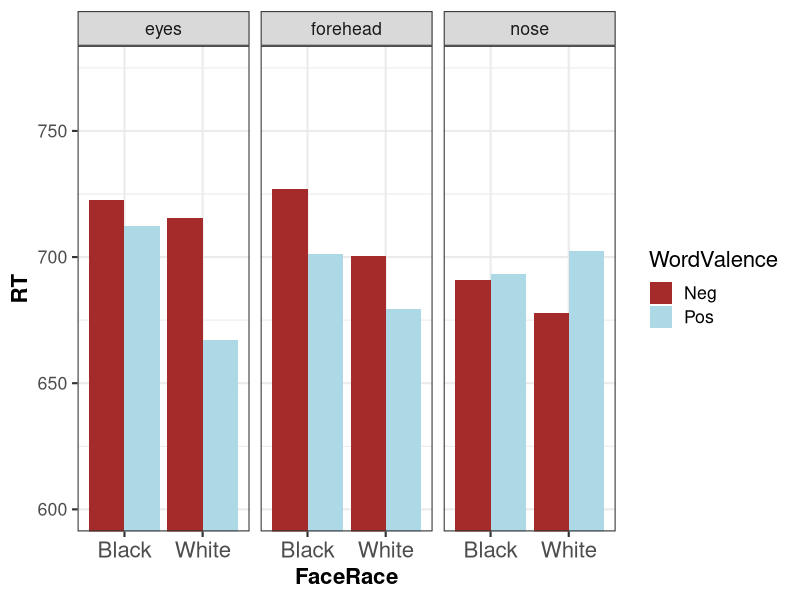
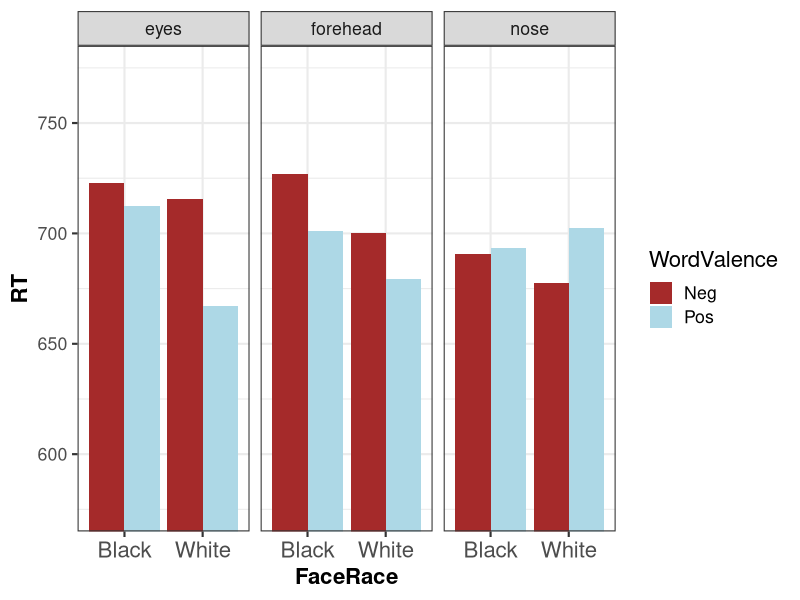
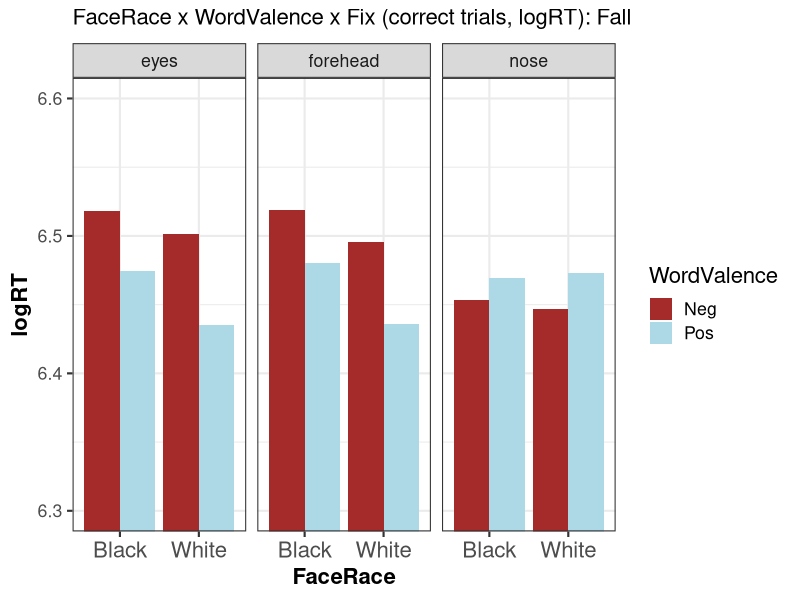
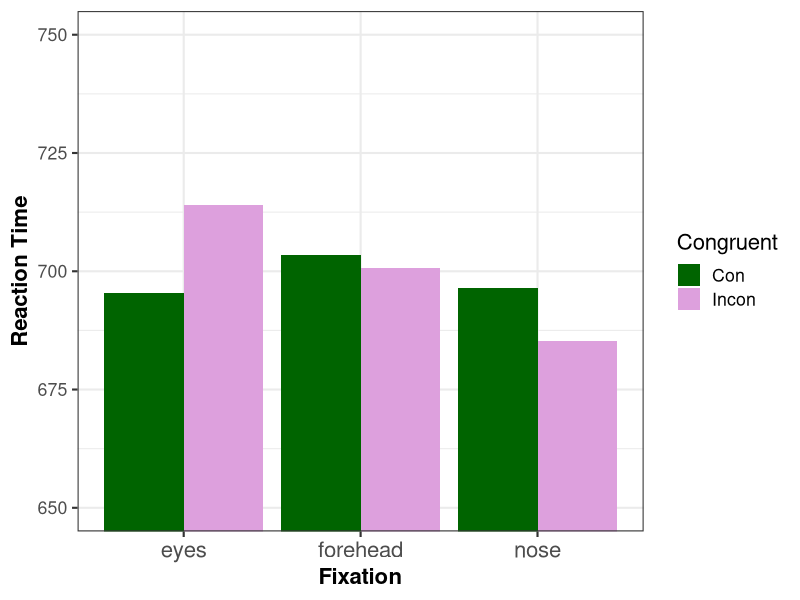
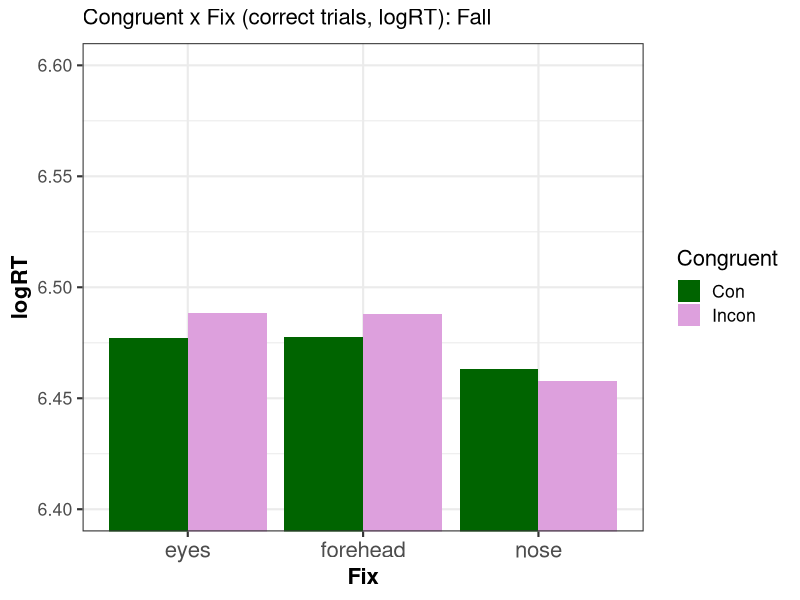
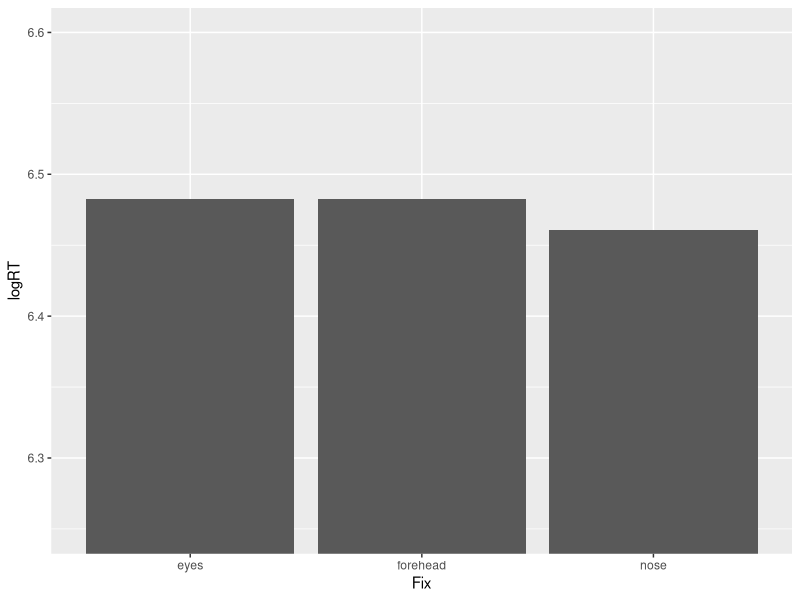
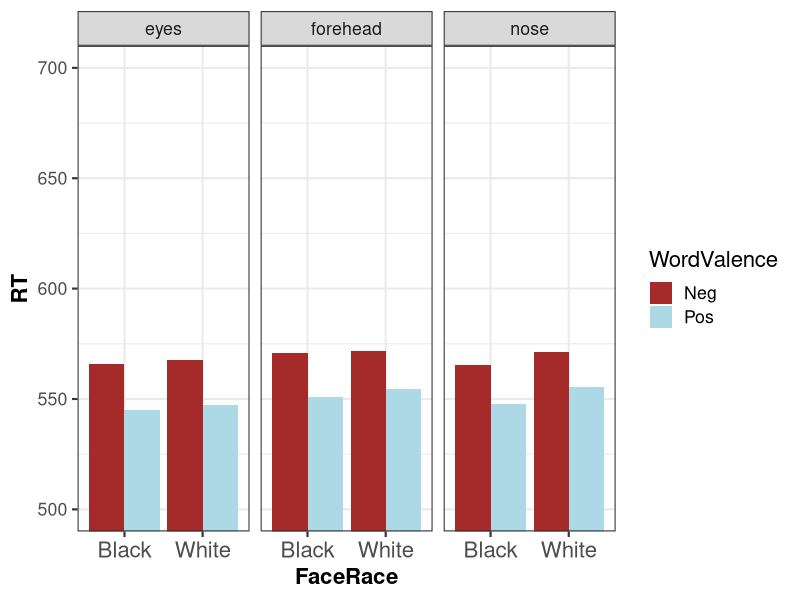
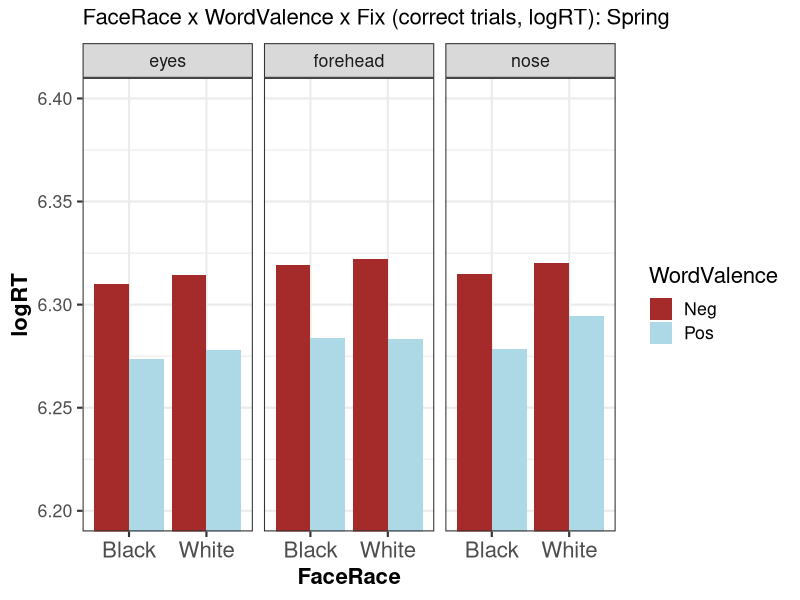

Generate these figures, in order, with R:
require(ggplot2)

# read in data
dat = read.delim("TotalCombinedDat.txt")
# data excludes two subjects from fall (fast RT/high error rate)
# includes raw RT, logRT, logRT.winz and RT.winz

# separate out fall and spring 
fall = dat[dat$Term == "fall",]
spring = dat[dat$Term == "spring",]

# 1. Figures for Fall semester
# Just use correct trials
corFall = fall[fall$Error == 0,]

apatheme=theme_bw()+
  theme(panel.grid.major=element_blank(),
        panel.grid.minor=element_blank(),
        panel.border=element_blank(),
        axis.line=element_line(),
        text=element_text(family='Times'),
        legend.title=element_blank())

formatting = theme_bw(base_size = 16) + 
  theme(axis.text.x = element_text(size = 16),
        axis.title = element_text(face = "bold"),
        plot.title = element_text(vjust = 1.5, size = 16))


# (1) FaceRace x WordValence x Fix: all subjects (minus bad) together, correct trials
# Used this for SPAM presentation
ggplot(corFall, aes(FaceRace, RT, fill = WordValence)) +
  stat_summary(fun.y = mean, geom = "bar", position = "dodge") +
  stat_summary(fun.data = mean_cl_normal, geom = "errorbar", position = position_dodge(width=.9), width = .2) +
  facet_wrap(~Fix) +
  coord_cartesian(ylim=c(600,775)) +
  formatting +
  scale_fill_manual("WordValence", values = c("Neg" = "brown", "Pos" = "lightblue")) 
ggsave("./Figures/ForSpamPresentation/FaceRace x WordVal x Fix_Fall.tiff", width = 9, height = 6)

# (adjusted height to match spring data)
ggplot(corFall, aes(FaceRace, RT, fill = WordValence)) +
  stat_summary(fun.y = mean, geom = "bar", position = "dodge") +
  stat_summary(fun.data = mean_cl_normal, geom = "errorbar", position = position_dodge(width=.9), width = .2) +
  facet_wrap(~Fix) +
  coord_cartesian(ylim=c(575,775)) +
  formatting +
  scale_fill_manual("WordValence", values = c("Neg" = "brown", "Pos" = "lightblue")) 
ggsave("./Figures/ForSpamPresentation/FaceRace x WordVal x Fix_Fall_adjscale.tiff", width = 9, height = 6)

# logRT (correct)
ggplot(corFall, aes(FaceRace, logRT, fill = WordValence)) +
  stat_summary(fun.y = mean, geom = "bar", position = "dodge") +
  stat_summary(fun.data = mean_cl_normal, geom = "errorbar", position = position_dodge(width=.9), width = .2) +
  facet_wrap(~Fix) +
  coord_cartesian(ylim=c(6.3,6.6)) +
  formatting +
  scale_fill_manual("WordValence", values = c("Neg" = "brown", "Pos" = "lightblue")) +
  ggtitle("FaceRace x WordValence x Fix (correct trials, logRT): Fall")


# (2) Congruence x Fix: all subjects (minus bad) together, correct trials
# Used this for SPAM presentation
ggplot(corFall, aes(Fix, RT, fill = Congruent)) +
  stat_summary(fun.y = mean, geom = "bar", position = "dodge", bar_width = .1) +
  stat_summary(fun.data = mean_cl_normal, geom = "errorbar", position = position_dodge(width=.9), width = .2) +
  coord_cartesian(ylim=c(650,750)) +
  formatting +
  labs(x ="Fixation", y = "Reaction Time") +
  theme(plot.title = element_blank()) +
  scale_fill_manual("Congruent", values = c("Con" = "darkgreen", "Incon" = "plum")) +
  ggtitle("Congruent x Fix (correct trials, raw RT): Fall")
ggsave("./Figures/ForSpamPresentation/Congruent x Fix_Fall.tiff", width = 7, height = 6)

# logRT (correct)
ggplot(corFall, aes(Fix, logRT, fill = Congruent)) +
  stat_summary(fun.y = mean, geom = "bar", position = "dodge") +
  stat_summary(fun.data = mean_cl_normal, geom = "errorbar", position = position_dodge(width=.9), width = .2) +
  coord_cartesian(ylim=c(6.4,6.6)) +
  formatting +
  scale_fill_manual("Congruent", values = c("Con" = "darkgreen", "Incon" = "plum")) +
  ggtitle("Congruent x Fix (correct trials, logRT): Fall")



# Just playing around, looking at means
ggplot(corFall, aes(Fix, logRT)) +
  stat_summary(fun.y = mean, geom = "bar", position = "dodge", bar_width = .1) +
  stat_summary(fun.data = mean_cl_normal, geom = "errorbar", position = position_dodge(width=.9), width = .2) +
  coord_cartesian(ylim=c(6.25, 6.6))
  








# 2. Figures for Spring semester
# Just use correct trials
corSpring = spring[spring$Error == 0,]


# (1) FaceRace x WordValence x Fix: all subjects (minus bad) together, correct trials
ggplot(corSpring, aes(FaceRace, RT, fill = WordValence)) +
  stat_summary(fun.y = mean, geom = "bar", position = "dodge") +
  stat_summary(fun.data = mean_cl_normal, geom = "errorbar", position = position_dodge(width=.9), width = .2) +
  facet_wrap(~Fix) +
  coord_cartesian(ylim=c(500, 700)) +
  formatting +
  scale_fill_manual("WordValence", values = c("Neg" = "brown", "Pos" = "lightblue")) 
ggsave("./Figures/ForSpamPresentation/FaceRace x WordVal x Fix_Spring.tiff", width = 9, height = 6)

# logRT (correct)
ggplot(corSpring, aes(FaceRace, logRT, fill = WordValence)) +
  stat_summary(fun.y = mean, geom = "bar", position = "dodge") +
  stat_summary(fun.data = mean_cl_normal, geom = "errorbar", position = position_dodge(width=.9), width = .2) +
  facet_wrap(~Fix) +
  coord_cartesian(ylim=c(6.2,6.4)) +
  formatting +
  scale_fill_manual("WordValence", values = c("Neg" = "brown", "Pos" = "lightblue")) +
  ggtitle("FaceRace x WordValence x Fix (correct trials, logRT): Spring")


# (2) Congruence x Fix: all subjects (minus bad) together, correct trials
# USE THIS
ggplot(corSpring, aes(Fix, RT, fill = Congruent)) +
  stat_summary(fun.y = mean, geom = "bar", position = "dodge", geom_width = .1) +
  stat_summary(fun.data = mean_cl_normal, geom = "errorbar", position = position_dodge(width=.9), width = .2) +
  coord_cartesian(ylim=c(525,625)) +
  formatting +
  labs(x ="Fixation", y = "Reaction Time") +
  theme(plot.title = element_blank()) +
  scale_fill_manual("Congruent", values = c("Con" = "darkgreen", "Incon" = "plum")) +
  ggtitle("Congruent x Fix (correct trials, raw RT): Spring")

# logRT (correct)
ggplot(corSpring, aes(Fix, logRT, fill = Congruent)) +
  stat_summary(fun.y = mean, geom = "bar", position = "dodge") +
  stat_summary(fun.data = mean_cl_normal, geom = "errorbar", position = position_dodge(width=.9), width = .2) +
  coord_cartesian(ylim=c(6.2,6.4)) +
  formatting +
  scale_fill_manual("Congruent", values = c("Con" = "darkgreen", "Incon" = "plum")) +
  ggtitle("Congruent x Fix (correct trials, logRT): Spring")


# 3. Combined data together
corData = dat[dat$Error == 0,]

ggplot(corData, aes(Fix, RT, fill = Congruent)) +
  stat_summary(fun.y = mean, geom = "bar", position = "dodge", geom_width = .1) +
  stat_summary(fun.data = mean_cl_normal, geom = "errorbar", position = position_dodge(width=.9), width = .2) +
  coord_cartesian(ylim=c(525,750)) +
  formatting +
  facet_wrap(~Term) +
  labs(x ="Fixation", y = "Reaction Time") +
  theme(plot.title = element_blank()) +
  scale_fill_manual("Congruent", values = c("Con" = "darkgreen", "Incon" = "plum"))
ggsave("./Figures/ForSpamPresentation/Fix x Congruent x Term_allData.tiff", width = 9, height = 6)










# 4. Redone with SE instead of 95% CI
formatting2 = theme_bw(base_size = 16) + 
  theme(axis.text.x = element_text(size = 16),
        axis.text.y = element_text(size = 16),
        axis.title = element_text(face = "bold"),
        plot.title = element_text(vjust = 1.5, size = 16))


ggplot(corFall, aes(FaceRace, RT, fill = WordValence)) +
  stat_summary(fun.y = mean, geom = "bar", position = "dodge") +
  stat_summary(fun.data = mean_cl_normal, geom = "errorbar", position = position_dodge(width=.9), width = .2, mult = 1) + # mult = 1 argument makes it SE instead of 95% CI  
  facet_wrap(~Fix) +
  coord_cartesian(ylim=c(600,775)) +
  formatting2 +
  scale_fill_manual("WordValence", values = c("Neg" = "brown", "Pos" = "lightblue")) +
  labs (y = "Reaction Time", x = "Race of Face Prime", fill = "Word Valence")
ggsave("./Figures/ForSpamPresentation/FaceRace x WordVal x Fix_Fall_SE.tiff", width = 8, height = 5)

ggplot(corFall, aes(Fix, RT, fill = Congruent)) +
  stat_summary(fun.y = mean, geom = "bar", position = "dodge", bar_width = .1) +
  stat_summary(fun.data = mean_cl_normal, geom = "errorbar", position = position_dodge(width=.9), width = .2, mult = 1) +
  coord_cartesian(ylim=c(650,750)) +
  formatting2 +
  labs(x ="Fixation", y = "Reaction Time") +
  theme(plot.title = element_blank()) +
  scale_fill_manual("Congruent", values = c("Con" = "darkgreen", "Incon" = "plum")) +
  ggtitle("Congruent x Fix (correct trials, raw RT): Fall")
ggsave("./Figures/ForSpamPresentation/Congruent x Fix_Fall_SE.tiff", width = 6, height = 5)

ggplot(corSpring, aes(FaceRace, RT, fill = WordValence)) +
  stat_summary(fun.y = mean, geom = "bar", position = "dodge") +
  stat_summary(fun.data = mean_cl_normal, geom = "errorbar", position = position_dodge(width=.9), width = .2, mult = 1) +
  facet_wrap(~Fix) +
  coord_cartesian(ylim=c(500, 700)) +
  formatting2 +
  scale_fill_manual("WordValence", values = c("Neg" = "brown", "Pos" = "lightblue")) +
  labs (y = "Reaction Time", x = "Race of Face Prime", fill = "Word Valence")
ggsave("./Figures/ForSpamPresentation/FaceRace x WordVal x Fix_Spring_SE.tiff", width = 8, height = 5)

ggplot(corData, aes(Fix, RT, fill = Congruent)) +
  stat_summary(fun.y = mean, geom = "bar", position = "dodge", geom_width = .1) +
  stat_summary(fun.data = mean_cl_normal, geom = "errorbar", position = position_dodge(width=.9), width = .2, mult = 1) +
  coord_cartesian(ylim=c(525,740)) +
  formatting2 +
  facet_wrap(~Term) +
  labs(x ="Fixation", y = "Reaction Time") +
  theme(plot.title = element_blank()) +
  scale_fill_manual("Congruent", values = c("Con" = "darkgreen", "Incon" = "plum"))
ggsave("./Figures/ForSpamPresentation/Fix x Congruent x Term_allData_SE.tiff", width = 9, height = 6)
